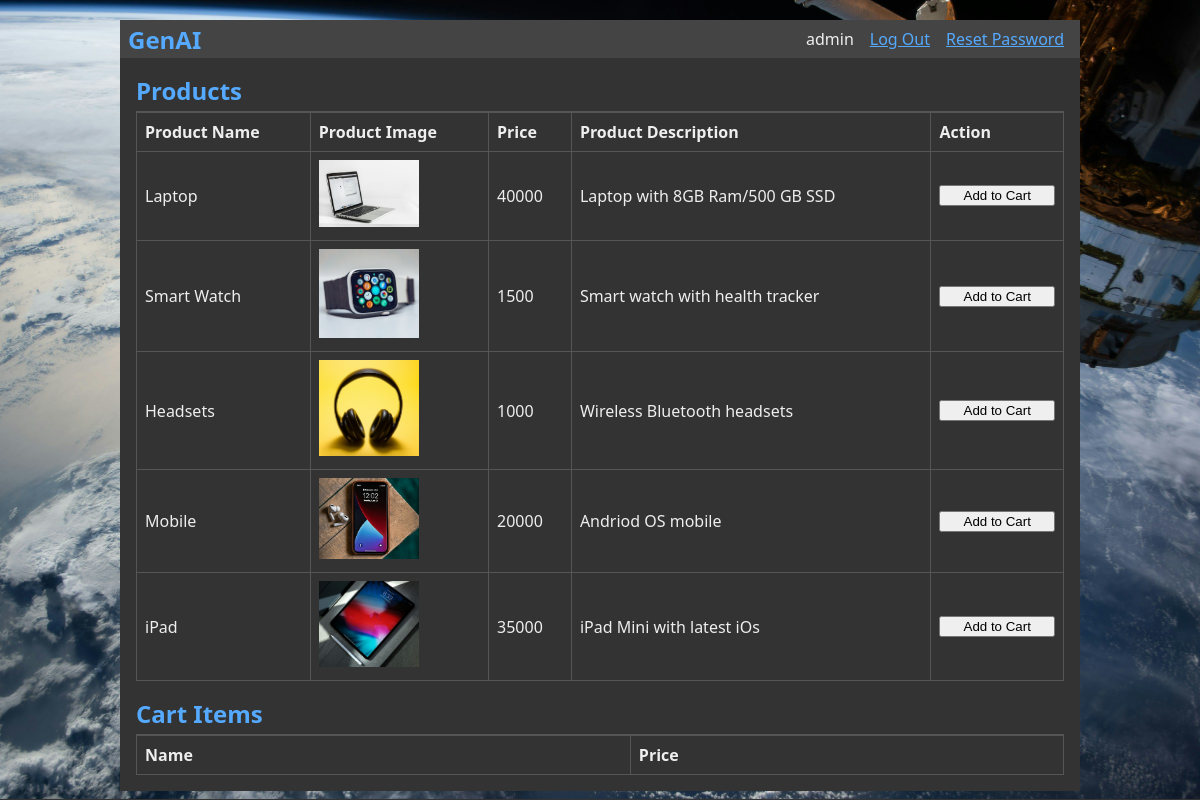
Screenshot of / (signed in) with the database file from the repository.
### tables this page shows
CREATE TABLE user (
    id integer primary key autoincrement,
    username text not null,
    password text not null,
    mobile_number text not null
);

CREATE TABLE product (
    id integer primary key autoincrement,
    name text not null,
    url text not null,
    price integer not null,
    description text not null
);

### flaskr/product.py (the view)
@bp.route('/')
@login_required
def index():
    db = get_db()
    products = db.execute(
        'SELECT * FROM product'
    ).fetchall()
    items = db.execute(
        'SELECT * FROM cart'
    ).fetchall()
    return render_template('product/index.html', products=products, items=items)

### flaskr/auth.py (called while the page is built)
@bp.before_app_request
def load_logged_in_user():
    user_id = session.get('user_id')
    if user_id is None:
        g.user = None
    else:
        g.user = get_db().execute(
            'SELECT * FROM user WHERE id = ?', (user_id,)
        ).fetchone()

def login_required(view):
    @functools.wraps(view)
    def wrapped_view(**kwargs):
        if g.user is None:
            return redirect(url_for('auth.login'))
        return view(**kwargs)
    return wrapped_view

### flaskr/db.py (called while the page is built)
def get_db():
    if 'db' not in g:
        g.db = sqlite3.connect(
            'database.db',
            detect_types=sqlite3.PARSE_DECLTYPES
        )
        g.db.row_factory = sqlite3.Row
    return g.db

### flaskr/templates/product/index.html (shortened to what this page needs)
{% extends 'base.html' %}
{% block header %}
  <h1>{% block title %}Products{% endblock %}</h1>
{% endblock %}
{% block content %}
<table>
    <thead>
        <tr>
            <th>Product Name</th>
            <th>Product Image</th>
            <th>Price</th>
            <th>Product Description</th>
            <th>Action</th>
        </tr>
    </thead>
    <tbody>
        {% for product in products %}
            <tr>
                <td>{{ product['name'] }}</td>
                <td><img src="{{ product['url'] }}" alt="{{ product['name'] }}"></td>
                <td>{{ product['price'] }}</td>
                <td>{{ product['description'] }}</td>
                <td>
                    <form action="/add_to_cart" method="post">
                        <button type="submit">Add to Cart</button>
                    </form>
                </td>
            </tr>
        {% endfor %}
    </tbody>
</table>
{% endblock %}
{% block cart_header %}
  <h1>{% block cart_title %}Cart Items{% endblock %}</h1>
{% endblock %}
{% block cart_details %}
<table>
    <thead>
        <tr>
            <th>Name</th>
            <th>Price</th>
        </tr>
    </thead>
</table>
{% endblock %}

### flaskr/templates/base.html (shortened to what this page needs)
<!doctype html>
<html>
<head>
    <link rel="stylesheet" href="{{ url_for('static', filename='style.css') }}">
</head>
<body>
    <nav>
        <h1>GenAI</h1>
        <ul>
            {% if g.user %}
                <li><span>{{ g.user['username'] }}</span></li>
                <li><a href="{{ url_for('auth.logout') }}">Log Out</a></li>
                <li><a href="{{ url_for('auth.reset_password') }}">Reset Password</a></li>
            {% else %}
                <li><a href="{{ url_for('auth.register') }}">Register</a></li>
                <li><a href="{{ url_for('auth.login') }}">Log In</a></li>
            {% endif %}
        </ul>
    </nav>
    <section class="content">
        <header>
            {% block header %}{% endblock %}
        </header>
        {% block content %}{% endblock %}
        <header>
            {% block cart_header %}{% endblock %}
        </header>
        {% block cart_details %}{% endblock %}
    </section>
</body>
</html>

### flaskr/static/style.css (style rules this page uses)
html { font-family: 'Segoe UI', Tahoma, Geneva, Verdana, sans-serif; color: #eee; }
body { max-width: 960px; margin: 20px auto 0; background: #333; }
h1 { font-family: 'Segoe UI', Tahoma, Geneva, Verdana, sans-serif; color: #55aaff; margin: 1rem 0; }
a { color: #55aaff; }
nav { background: #444; display: flex; align-items: center; padding: 0 0.5rem; }
nav h1 { flex: auto; margin: 0; }
nav ul { display: flex; list-style: none; margin: 0; padding: 0; }
nav ul li a, nav ul li span, header .action { display: block; padding: 0.5rem; }
.content { padding: 0 1rem 1rem; background: #333; }
.content>header { border-bottom: 1px solid #555; display: flex; align-items: flex-end; }
.content>header h1 { flex: auto; margin: 1rem 0 0.25rem 0; }
.content:last-child { margin-bottom: 0; }
.content form { margin: 1em 0; display: flex; flex-direction: column; }
table { border-collapse: collapse; width: 100%; }
th, td { border: 1px solid #555; padding: 8px; text-align: left; }
th { background-color: #333; color: #eee; }
img { max-width: 100px; max-height: 100px; }

### rows the page displays
user: user.username "admin"
product: name "Laptop", url (picture), price "40000", description "Laptop with 8GB Ram/500 GB SSD"
product: name "Smart Watch", url (picture), price "1500", description "Smart watch with health tracker"
product: name "Headsets", url (picture), price "1000", description "Wireless Bluetooth headsets"
product: name "Mobile", url (picture), price "20000", description "Andriod OS mobile"
product: name "iPad", url (picture), price "35000", description "iPad Mini with latest iOs"
